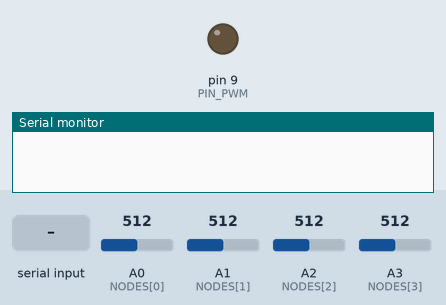
Bench run of a sketch on a simulated Arduino Leonardo, built with avr-gcc and run on an emulated ATmega32U4. Shown: output pins drawn as LEDs (lit = HIGH), the last lines printed to the serial monitor. The inputs (shaded band) are chosen by the test bench; at power-on: A0 (NODES[0]) = 512, A1 (NODES[1]) = 512, A2 (NODES[2]) = 512, A3 (NODES[3]) = 512.

Above: at 1.2 s.
1.3 s: "90,45\n" received over Serial
At 2.4 s:
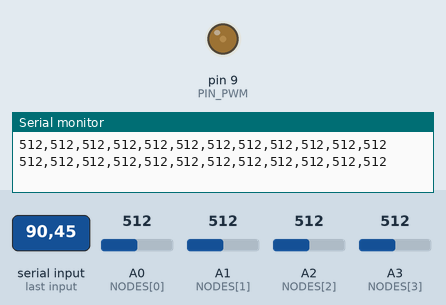
2.8 s: "30,150\n" received over Serial
At 3.5 s:
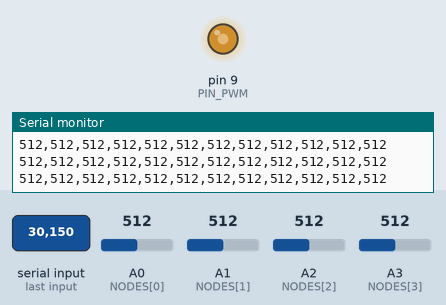
4.3 s: "200\n" received over Serial
At 5.5 s:
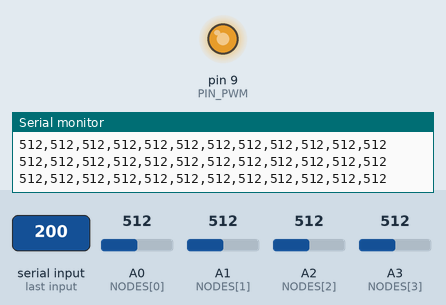
5.8 s: "90\n" received over Serial
At 6.6 s:
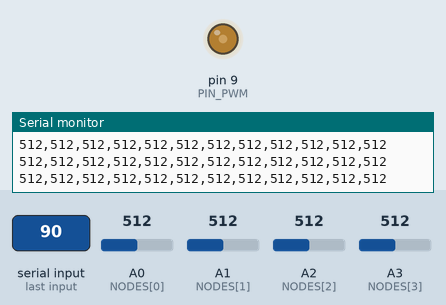
Timing chart, 0 to 8.3 s (numbered marks = the images above; inputs shaded):
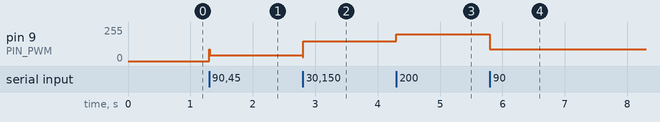

The sketch:

5.1.ino
```cpp
/*
 * NARMA10 連続駆動 + 複数タイミング観測 (Arduino Leonardo)
 * 連続駆動を維持したまま1入力内で複数タイミング読み, 次元を増やす.
 */

const int PIN_PWM = 9;
const int NODES[4] = {A0, A1, A2, A3};

const int SAMPLE_OFFSETS_MS[] = {1, 3, 6};   // 4ノード×3タイミング=12次元
const int N_SAMP = sizeof(SAMPLE_OFFSETS_MS) / sizeof(SAMPLE_OFFSETS_MS[0]);

const int MAX_BATCH = 64;
int pwmBuf[MAX_BATCH];

void setup() {
  Serial.begin(115200);
  pinMode(PIN_PWM, OUTPUT);
  while (!Serial) { ; }
  analogWrite(PIN_PWM, 0);
}

void loop() {
  if (Serial.available() > 0) {
    String s = Serial.readStringUntil('\n');
    s.trim();
    if (s.length() == 0) return;

    int n = 0, start = 0;
    while (n < MAX_BATCH) {
      int comma = s.indexOf(',', start);
      String tok = (comma < 0) ? s.substring(start) : s.substring(start, comma);
      pwmBuf[n++] = constrain(tok.toInt(), 0, 255);
      if (comma < 0) break;
      start = comma + 1;
    }

    for (int i = 0; i < n; i++) {
      analogWrite(PIN_PWM, pwmBuf[i]);

      int prev = 0;
      String out = "";
      for (int k = 0; k < N_SAMP; k++) {
        int wait = SAMPLE_OFFSETS_MS[k] - prev;
        if (wait > 0) delay(wait);
        prev = SAMPLE_OFFSETS_MS[k];
        for (int nn = 0; nn < 4; nn++) {
          out += analogRead(NODES[nn]);
          if (!(k == N_SAMP - 1 && nn == 3)) out += ",";
        }
      }
      Serial.println(out);
    }
  }
}
```

Measured:
- after the input at 1.3 s, pin 9 (PIN_PWM): 0/255 → 45/255 at once
- after the input at 2.8 s, pin 9 (PIN_PWM): 45/255 → 150/255 at once
- after the input at 4.3 s, pin 9 (PIN_PWM): 150/255 → 200/255 at once
- after the input at 5.8 s, pin 9 (PIN_PWM): 200/255 → 90/255 at once
